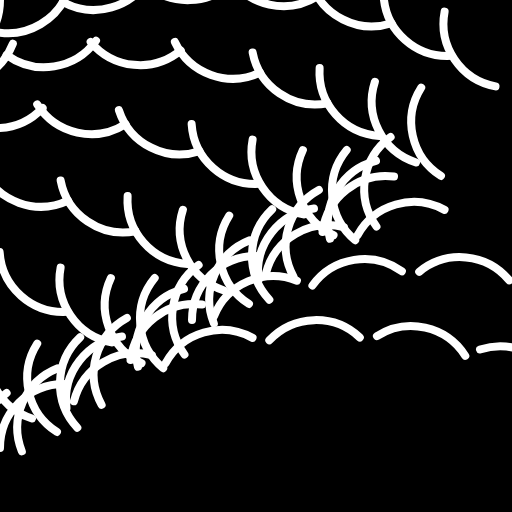
Frame 1 (no input)
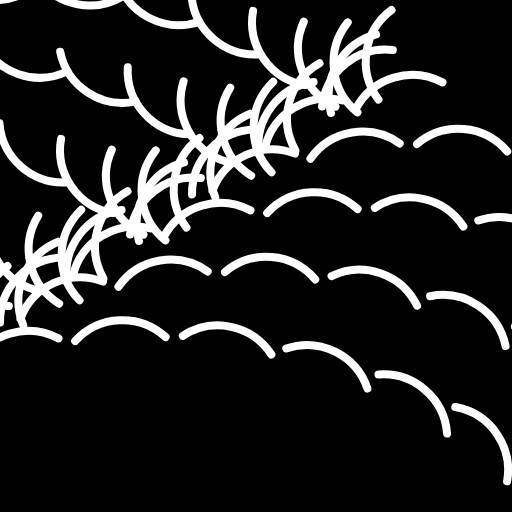
Frame 60 (no input)
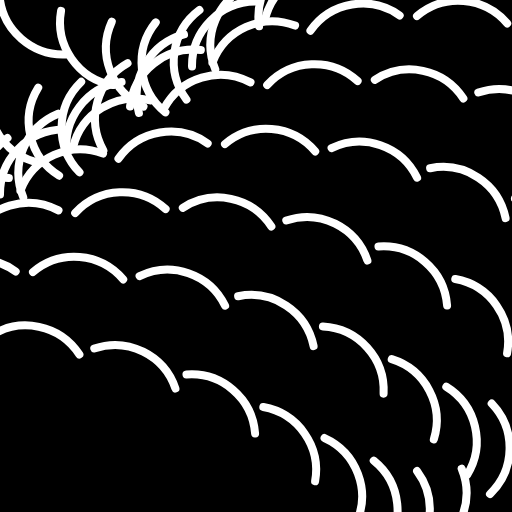
Frame 120 (the mouse pressed at the canvas centre since frame 60)

The p5.js sketch that drew these frames (run headless with seeded random() and noise() and a simulated clock; from frame 60 on, the mouse is pressed at the canvas centre):

// p5.js sketch
// ── sketch.js
var WIDTH = 512,
  HEIGHT = 512,
  COL_COUNT = 8,
  ROW_COUNT = 8,
  CELL_WIDTH = WIDTH / COL_COUNT,
  CELL_HEIGHT = HEIGHT / ROW_COUNT,
  t

function setup() {
  createCanvas(WIDTH, HEIGHT)
  t = 0
}

function draw() {
  background(0)
  noFill()
  stroke(255, 255, 255, 255)
  strokeWeight(8)
  for (var r = 0; r < ROW_COUNT; r++) {
    for (var c = 0; c < COL_COUNT; c++) {
      var radian = TWO_PI * ((t + c * 20 + r * 30) / 500)
      push()
      translate(c * CELL_WIDTH, r * CELL_HEIGHT)
      {
        push()
        stroke(255, 0, 0, 0)
        strokeWeight(1)
        rect(0, 0, CELL_WIDTH, CELL_HEIGHT)
        circle(CELL_WIDTH / 2, CELL_HEIGHT / 2, 2)
        pop()
      }
      rotate(radian)
      translate(-cos(radian) * CELL_WIDTH, -sin(radian) * CELL_HEIGHT)
      arc(
        0, // cos(radian) * CELL_WIDTH,
        0, // sin(radian) * CELL_HEIGHT,
        CELL_WIDTH * 2,
        CELL_HEIGHT * 2,
        0,
        PI / 2
      )
      pop()
    }
  }
  t++
}
